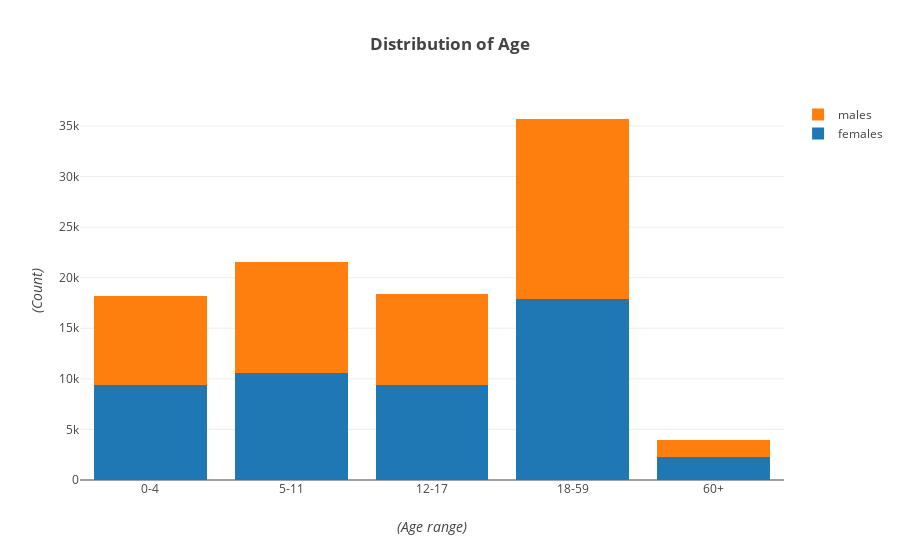

Notebook source saved alongside this figure:
### Code cell
x = np.linspace(0, np.pi, 300)

layout = go.Layout(
    title='<b>Distribution of Age</b>',
    yaxis=dict(
        title='<i>(Count)</i>'
    ),
    xaxis=dict(
        title='<i>(Age range)</i>'
    ),
    
    barmode='stack'
)


f1 = df_basics_hh['b_hh/b01a'].sum()
f2 = df_basics_hh['b02a'].sum()
f3 = df_basics_hh['b03a'].sum()
f4 = df_basics_hh['b04a'].sum()
f5 = df_basics_hh['b05a'].sum()

m1 = df_basics_hh['b_hh/b01b'].sum()
m2 = df_basics_hh['b02b'].sum()
m3 = df_basics_hh['/b03b'].sum()
m4 = df_basics_hh['b04b'].sum()
m5 = df_basics_hh['b05b'].sum()


trace1 = go.Bar(
    x=['0-4', '5-11', '12-17', '18-59', '60+'],
    y=[f1, f2, f3, f4, f5],
    name='females'
)
trace2 = go.Bar(
    x=['0-4', '5-11', '12-17', '18-59', '60+'],
    y=[m1, m2, m3, m4, m5],
    name='males'
)

data = [trace1, trace2]
layout = layout

fig = go.Figure(data=data, layout=layout)
py.offline.iplot(fig, filename='stacked-bar')

### Figure 1 — Plotly figure (JSON) as saved in the notebook; plotly's stock layout.template omitted (floating-point values rounded to 4 significant figures)
{"data": [{"name": "females", "type": "bar", "uid": "a12ef97c-0947-45f2-ba1e-da221ad51123", "x": ["0-4", "5-11", "12-17", "18-59", "60+"], "y": [9434, 10616, 9392, 17880, 2270]}, {"name": "males", "type": "bar", "uid": "b8ad1ef1-f486-4e3b-9359-d99b4d3f2d40", "x": ["0-4", "5-11", "12-17", "18-59", "60+"], "y": [8714, 10974, 9020, 17811, 1723]}], "layout": {"barmode": "stack", "title": {"text": "<b>Distribution of Age</b>"}, "xaxis": {"title": {"text": "<i>(Age range)</i>"}}, "yaxis": {"title": {"text": "<i>(Count)</i>"}}}}
